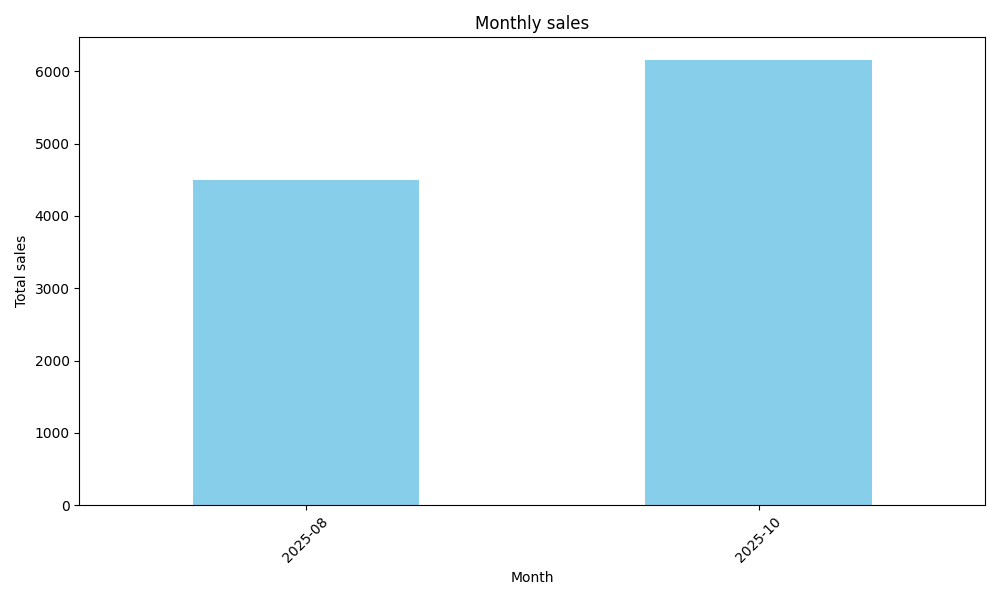

This chart was generated by the following Python code:
import pandas as pd
import mysql.connector
import matplotlib.pyplot as plt
from flask import session 
import sys

if len(sys.argv) < 2:
    print("No user ID passed!", sys.argv)
    sys.exit()

current_user_id = sys.argv[1]

conn = mysql.connector.connect(
    host="localhost",
    user="root",
    password="",
    database="multibusinessbookingsystem"
)

#current_user_id = session.get('user_id')

cursor = conn.cursor()

query = "SELECT order_date, total_price FROM customer_orders WHERE product_owner_id = %s"
#cursor.execute(query, (current_user_id))
df = pd.read_sql(query, conn, params=(current_user_id,))   
conn.close()

if df.empty:
    print("No orders found for this user.")
    sys.exit()

df['order_date'] = pd.to_datetime(df['order_date'])
df['month'] = df['order_date'].dt.to_period('M')
monthly_sales = df.groupby('month')['total_price'].sum()

plt.figure(figsize=(10,6))
monthly_sales.plot(kind='bar', color='skyblue')
plt.title('Monthly sales')
plt.xlabel('Month')
plt.ylabel('Total sales')
plt.xticks(rotation=45)
plt.tight_layout()

plt.savefig("sales_graph.png")
#print("Graph generated sucessfully")
